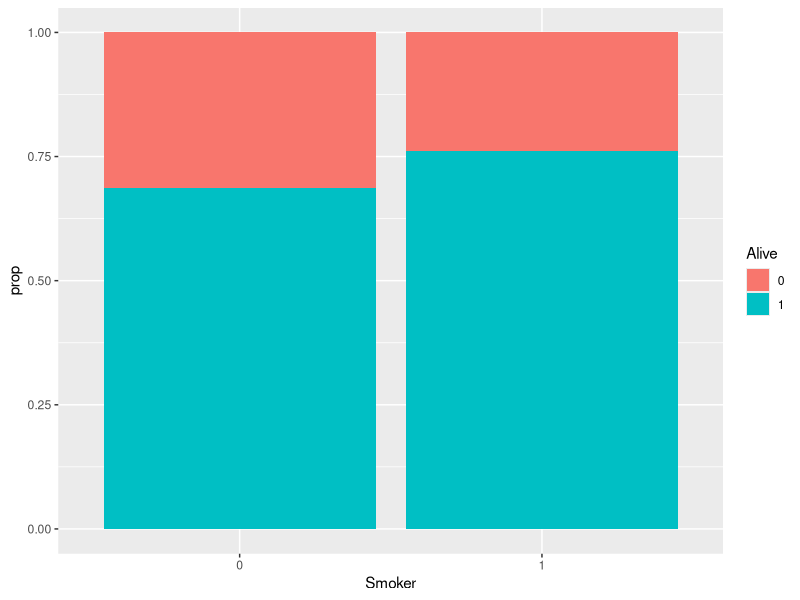
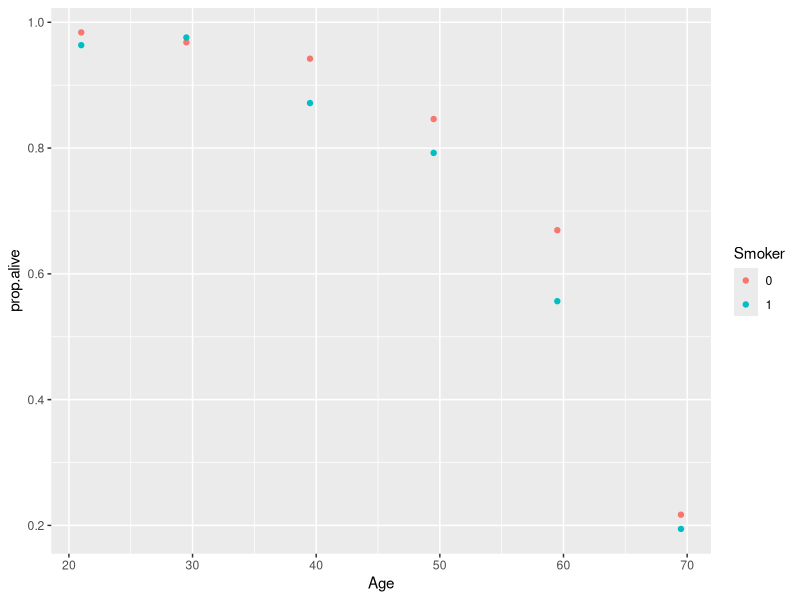

The R source for these figures, in order:
## ---- chunk 1
knitr::opts_chunk$set(echo = TRUE)
library(tidyverse)

## ---- chunk 2
smoke = read.table(file = "smoke.csv", header = T, sep = ",")
smoke$Alive = factor(smoke$Alive)
smoke$Smoker = factor(smoke$Smoker)

summary = smoke %>% group_by(Smoker, Alive) %>% 
  count() %>%  group_by(Smoker) %>% mutate(prop = n/sum(n))

summary %>% ggplot(aes(x = Smoker, y = prop, fill = Alive)) +
  geom_col()
## ---- chunk 3
model.crude = glm(Alive ~ Smoker, data = smoke, family = "binomial")
summary(model.crude)
## ---- chunk 4
summary2 = smoke %>% group_by(Age,Smoker, Alive) %>% 
  count() %>%  group_by(Age,Smoker) %>% mutate(prop.alive = n/sum(n)) %>%
  filter(Alive == 1) %>% select(Age,Smoker,prop.alive) 

summary2 %>% ggplot(aes(x = Age, y = prop.alive, color = Smoker)) +
  geom_point()
## ---- chunk 5
#remove older folks - no survivors 75 years or older.
smoke_cleaned = smoke %>% filter(Age < 70)

model.age_adjusted = glm(Alive ~ Smoker + Age, data = smoke_cleaned, family = "binomial")
summary(model.age_adjusted)

library(car)
Anova(model.age_adjusted, type = "III")
